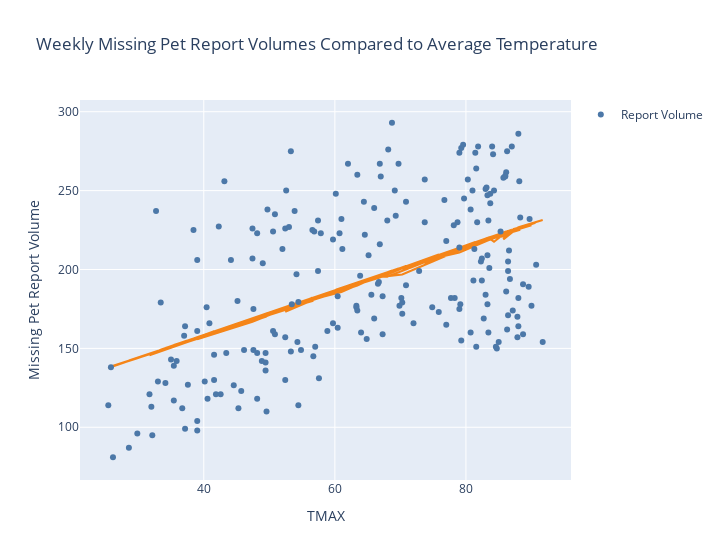

The notebook cell saved with this chart:
### Code cell
ols_fig = px.line(
  weekly_summary,
  x=weekly_summary['TMAX'],
  y=ols_res.fittedvalues,
  width=720,
  labels={
    'x': 'Averge Max Temperature',
    'y': 'Missing Pet Report Volume'
  },
  title='Weekly Missing Pet Report Volumes Compared to Average Temperature',
  color_discrete_sequence=[px.colors.qualitative.T10[1]]
)
ols_fig.add_scatter(
  x=weekly_summary['TMAX'],
  y=weekly_summary['smoothed_reports'],
  mode='markers',
  marker={
    'color': px.colors.qualitative.T10[0]
  },
  name='Report Volume'
)
ols_fig.show()

### Figure 1 — Plotly figure (JSON) as saved in the notebook; plotly's stock layout.template omitted (floating-point values rounded to 4 significant figures; data arrays with more than 128 entries replaced by an {"elided": "..."} marker saying what was removed)
{"data": [{"hovertemplate": "TMAX=%{x}<br>Missing Pet Report Volume=%{y}<extra></extra>", "legendgroup": "", "line": {"color": "#F58518", "dash": "solid"}, "marker": {"symbol": "circle"}, "mode": "lines", "name": "", "orientation": "v", "showlegend": false, "type": "scatter", "x": {"elided": "208 float values"}, "xaxis": "x", "y": {"elided": "208 float values"}, "yaxis": "y"}, {"marker": {"color": "#4C78A8"}, "mode": "markers", "name": "Report Volume", "type": "scatter", "x": {"elided": "208 float values"}, "y": {"elided": "208 float values"}}], "layout": {"legend": {"tracegroupgap": 0}, "title": {"text": "Weekly Missing Pet Report Volumes Compared to Average Temperature"}, "width": 720, "xaxis": {"anchor": "y", "domain": [0, 1], "title": {"text": "TMAX"}}, "yaxis": {"anchor": "x", "domain": [0, 1], "title": {"text": "Missing Pet Report Volume"}}}}
